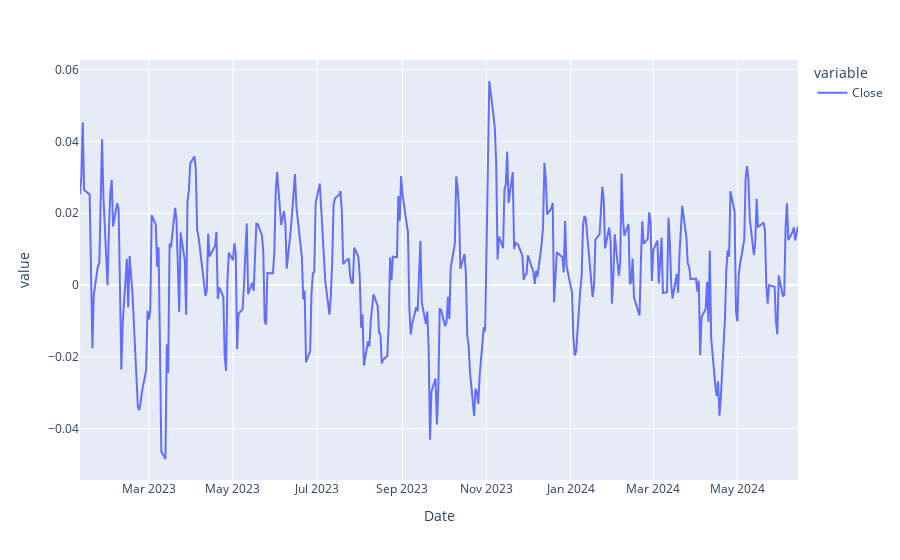

Here is the notebook cell this chart was saved with:
### Markdown cell above
#### Modigliani Ratio (M2 Ratio)

Modigliani ratio shows the return on an investment adjusted for risk in comparison to a benchmark. It is shown as units of percentage return.

![](https://cdn.corporatefinanceinstitute.com/assets/risk-adjusted-return-ratios5.png)

Where:

$ R_{p} = Return\;on\;Adjusted\;Portfolio $

$ R_{m} = Return\;on\;Market\;Portfolio $

### Code cell
m2_ratio = pd.DataFrame()

benchmark_std = standard_deviation
standard_deviation = standard_deviation.dropna()
sharpe_ratio = sharpe_ratio.dropna()

#standard_deviation.head()
#sharpe_ratio.head()

m2_ratio = (sharpe_ratio*standard_deviation/TRADING_DAYS + Rf) * TRADING_DAYS

m2_ratio.plot().show()

### Figure 1 — Plotly figure (JSON) as saved in the notebook; plotly's stock layout.template omitted (floating-point values rounded to 4 significant figures; data arrays with more than 128 entries replaced by an {"elided": "..."} marker saying what was removed)
{"data": [{"hovertemplate": "variable=Close<br>Date=%{x}<br>value=%{y}<extra></extra>", "legendgroup": "Close", "line": {"color": "#636efa", "dash": "solid"}, "marker": {"symbol": "circle"}, "mode": "lines", "name": "Close", "orientation": "v", "showlegend": true, "x": {"elided": "360 str values"}, "xaxis": "x", "y": {"elided": "360 float values"}, "yaxis": "y", "type": "scatter"}], "layout": {"xaxis": {"anchor": "y", "domain": [0, 1], "title": {"text": "Date"}}, "yaxis": {"anchor": "x", "domain": [0, 1], "title": {"text": "value"}}, "legend": {"title": {"text": "variable"}, "tracegroupgap": 0}, "margin": {"t": 60}}}
